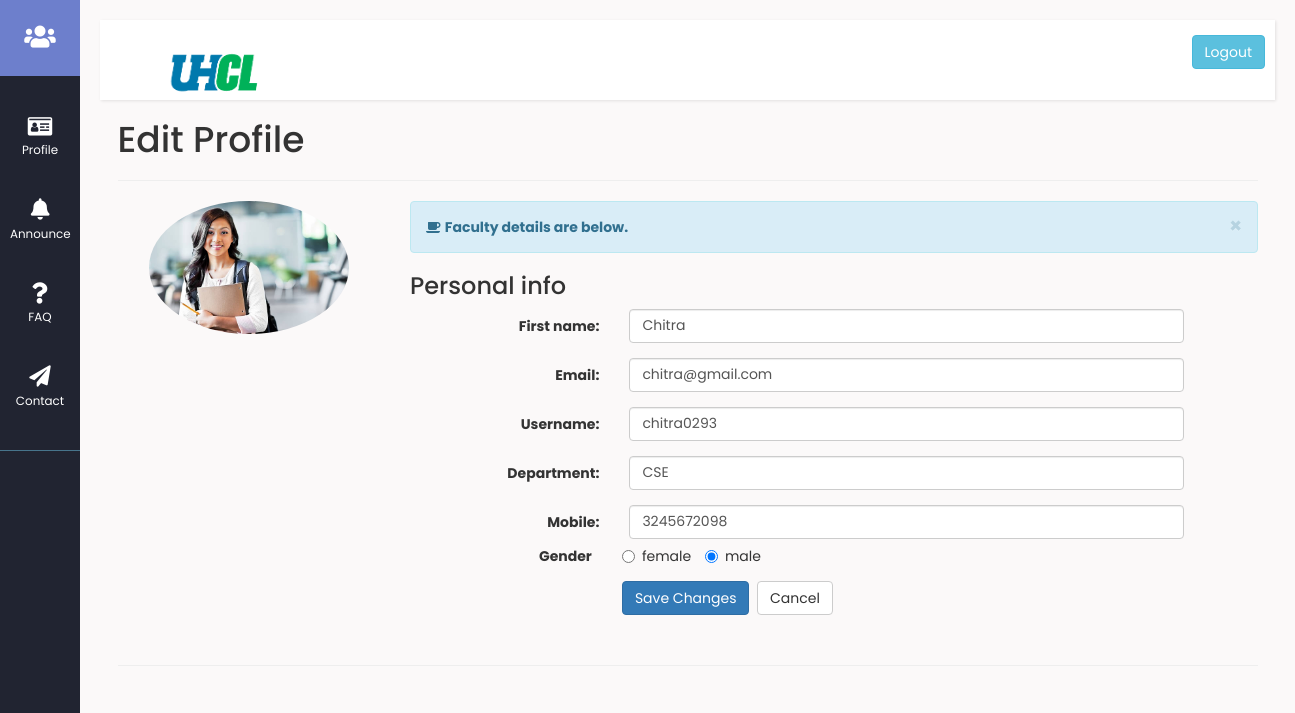
/facmain/facprofile/, run on the app's committed database.
### login/models.py (models this page shows, shortened)
class Faculty(models.Model):
    fac_id=models.CharField(max_length=100,primary_key = True)
    fac_pwd=models.CharField(max_length=100)
    fac_name=models.CharField(max_length=100)
    fac_email=models.CharField(max_length=100)
    fac_mobile=models.IntegerField()
    dept_name=models.CharField(max_length=100)

### facmain/views.py (the view)
# urls.py: path('facprofile/',views.facprofile,name='facprofile'),
def facprofile(request):
    facpro=Faculty.objects.all()[0]
    return render(request,'facmain/fac_profile.html',{'details':facpro})

### facmain/templates/facmain/fac_profile.html (shortened to what this page needs)
{% extends 'facmain/facbase.html' %}
{% load static %}
{% block content %}
            <div class="container">
    <h1>Edit Profile</h1>
    <hr>
  <div class="row">
      <div class="col-md-3">
        <div class="text-center">
          <img src="{% static 'student.jpg' %}" width="200px" class="avatar img-circle" alt="avatar">
        </div>
      </div>
      <div class="col-md-9 personal-info">
        <div class="alert alert-info alert-dismissable">
          <a class="panel-close close" data-dismiss="alert">×</a>
          <i class="fa fa-coffee"></i>
          <strong>Faculty  details are below.</strong>
        </div>
        <h3>Personal info</h3>
        <form class="form-horizontal" role="form">
          <div class="form-group">
            <label class="col-lg-3 control-label">First name:</label>
            <div class="col-lg-8">
              <input class="form-control" type="text" value={{details.fac_name}}>
            </div>
          </div>
          <div class="form-group">
            <label class="col-lg-3 control-label">Email:</label>
            <div class="col-lg-8">
              <input class="form-control" type="text" value="{{details.fac_email}}">
            </div>
          </div>
          <div class="form-group">
            <label class="col-md-3 control-label">Username:</label>
            <div class="col-md-8">
              <input class="form-control" type="text" value="{{details.fac_id}}">
            </div>
          </div>
          <div class="form-group">
            <label class="col-md-3 control-label">Department:</label>
            <div class="col-md-8">
              <input class="form-control" type="text" value="CSE">
            </div>
          </div>
          <div class="form-group">
            <label class="col-lg-3 control-label">Mobile:</label>
            <div class="col-lg-8">
              <input class="form-control" type="text" value="{{details.fac_mobile}}">
            </div>
            <div class="form-group" >
            <label class="col-lg-3 control-label" >Gender</label>
            <div class="col-lg-8" >
              <label class="radio-inline">
              <input  name="gender" type="radio" >female</label>
              <label class="radio-inline">
              <input  name="gender" type="radio" checked>male</label>
            </div>
          </div>
          <div class="form-group">
            <label class="col-md-3 control-label"></label>
            <div class="col-md-8">
              <input type="button" class="btn btn-primary" value="Save Changes">
              <input type="reset" class="btn btn-default" value="Cancel">
            </div>
          </div>
        </form>
      </div>
  </div>
</div>
<hr>
 </div>
{% endblock %}

### facmain/templates/facmain/facbase.html (style rules this page uses)
body { font-family: 'Poppins', sans-serif; background: hsl(0, 17%, 98%); }
a, a:hover, a:focus { color: inherit; text-decoration: none; transition: all 0.3s; }
i, span { display: inline-block; }

### data on the page
Faculty: fac_name "Chitra", fac_email "chitra@gmail.com", fac_id "chitra0293", fac_mobile "3245672098"
